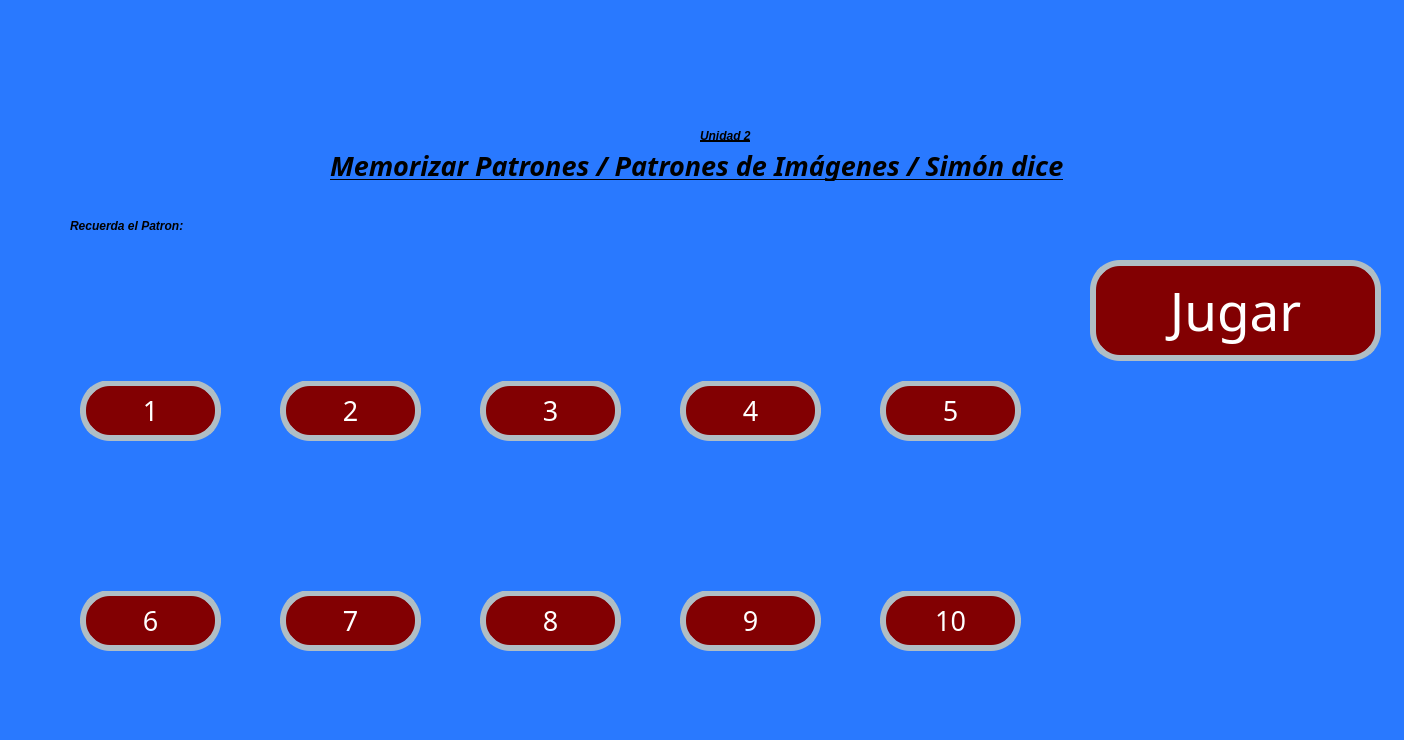
<?xml version="1.0" encoding="UTF-8"?>
<ui version="4.0">
 <class>MainWindow</class>
 <widget class="QMainWindow" name="MainWindow">
  <property name="geometry">
   <rect>
    <x>0</x>
    <y>0</y>
    <width>1404</width>
    <height>740</height>
   </rect>
  </property>
  <property name="font">
   <font>
    <pointsize>1</pointsize>
   </font>
  </property>
  <property name="windowTitle">
   <string>MainWindow</string>
  </property>
  <property name="styleSheet">
   <string notr="true">background-color: #2979FF</string>
  </property>
  <widget class="QWidget" name="centralwidget">
   <widget class="QLabel" name="lbl_imagenUat">
    <property name="geometry">
     <rect>
      <x>60</x>
      <y>0</y>
      <width>331</width>
      <height>121</height>
     </rect>
    </property>
    <property name="styleSheet">
     <string notr="true"/>
    </property>
    <property name="text">
     <string/>
    </property>
    <property name="pixmap">
     <pixmap resource="../../Archivos/Recursos.qrc">:/Logos/Archivos/log_uat_nuevo.png</pixmap>
    </property>
    <property name="scaledContents">
     <bool>true</bool>
    </property>
   </widget>
   <widget class="QLabel" name="lbl_imagenFi">
    <property name="geometry">
     <rect>
      <x>1160</x>
      <y>0</y>
      <width>211</width>
      <height>141</height>
     </rect>
    </property>
    <property name="styleSheet">
     <string notr="true"/>
    </property>
    <property name="text">
     <string/>
    </property>
    <property name="pixmap">
     <pixmap resource="../../Archivos/Recursos.qrc">:/Logos/Archivos/FIT_logo_vertical.png</pixmap>
    </property>
    <property name="scaledContents">
     <bool>true</bool>
    </property>
   </widget>
   <widget class="QLabel" name="lbl_titulo">
    <property name="geometry">
     <rect>
      <x>330</x>
      <y>150</y>
      <width>881</width>
      <height>31</height>
     </rect>
    </property>
    <property name="font">
     <font>
      <family>Forte</family>
      <pointsize>20</pointsize>
      <weight>75</weight>
      <italic>true</italic>
      <bold>true</bold>
      <underline>true</underline>
     </font>
    </property>
    <property name="styleSheet">
     <string notr="true">text-decoration: underline;
font: 20pt &quot;Forte&quot;;
color:rgb(0, 0, 0);
border-radius: 10px;
font-weight: bold;
font-style: italic;</string>
    </property>
    <property name="text">
     <string>Memorizar Patrones / Patrones de Imágenes / Simón dice</string>
    </property>
   </widget>
   <widget class="QLabel" name="lbl_Unidad2">
    <property name="geometry">
     <rect>
      <x>700</x>
      <y>120</y>
      <width>161</width>
      <height>31</height>
     </rect>
    </property>
    <property name="styleSheet">
     <string notr="true">text-decoration: underline;
font: 20pt &quot;Forte&quot;;
color:rgb(0, 0, 0);
border-radius: 10px;
font-weight: bold;
font-style: italic;</string>
    </property>
    <property name="text">
     <string>Unidad 2</string>
    </property>
   </widget>
   <widget class="QPushButton" name="btn_1">
    <property name="geometry">
     <rect>
      <x>80</x>
      <y>380</y>
      <width>141</width>
      <height>61</height>
     </rect>
    </property>
    <property name="font">
     <font>
      <family>Forte</family>
      <pointsize>20</pointsize>
      <weight>50</weight>
      <italic>false</italic>
      <bold>false</bold>
     </font>
    </property>
    <property name="styleSheet">
     <string notr="true">font: 20pt &quot;Forte&quot;;
background-color: rgb(130, 0, 2);
color: rgb(255, 255, 255);
border-radius:30px;
border:6px solid #B0BEC5;</string>
    </property>
    <property name="text">
     <string>1</string>
    </property>
   </widget>
   <widget class="QLabel" name="lbl_imagen1">
    <property name="geometry">
     <rect>
      <x>70</x>
      <y>250</y>
      <width>181</width>
      <height>131</height>
     </rect>
    </property>
    <property name="styleSheet">
     <string notr="true"/>
    </property>
    <property name="text">
     <string/>
    </property>
    <property name="pixmap">
     <pixmap resource="../../Archivos/Recursos.qrc">:/Ejercicios/Archivos/Adobe Express - file (1).png</pixmap>
    </property>
    <property name="scaledContents">
     <bool>true</bool>
    </property>
   </widget>
   <widget class="QPushButton" name="btn_Jugar">
    <property name="geometry">
     <rect>
      <x>1090</x>
      <y>260</y>
      <width>291</width>
      <height>101</height>
     </rect>
    </property>
    <property name="font">
     <font>
      <family>Forte</family>
      <pointsize>40</pointsize>
      <weight>50</weight>
      <italic>false</italic>
      <bold>false</bold>
     </font>
    </property>
    <property name="styleSheet">
     <string notr="true">font: 40pt &quot;Forte&quot;;
background-color: rgb(130, 0, 2);
color: rgb(255, 255, 255);
border-radius:30px;
border:6px solid #B0BEC5;</string>
    </property>
    <property name="text">
     <string>Jugar</string>
    </property>
   </widget>
   <widget class="QLabel" name="lbl_imagenGatos">
    <property name="geometry">
     <rect>
      <x>1070</x>
      <y>470</y>
      <width>311</width>
      <height>171</height>
     </rect>
    </property>
    <property name="styleSheet">
     <string notr="true"/>
    </property>
    <property name="text">
     <string/>
    </property>
    <property name="pixmap">
     <pixmap resource="../../Archivos/Recursos.qrc">:/Logos/Archivos/export202502092301563482.png</pixmap>
    </property>
    <property name="scaledContents">
     <bool>true</bool>
    </property>
   </widget>
   <widget class="QLabel" name="lbl_Patron">
    <property name="geometry">
     <rect>
      <x>70</x>
      <y>200</y>
      <width>771</width>
      <height>51</height>
     </rect>
    </property>
    <property name="styleSheet">
     <string notr="true">font: 75 20pt &quot;Forte&quot;;
                   color: black;
                   border-radius: 10px;
                   font-weight: bold;
                   font-style: italic;</string>
    </property>
    <property name="text">
     <string>Recuerda el Patron:</string>
    </property>
   </widget>
   <widget class="QPushButton" name="btn_2">
    <property name="geometry">
     <rect>
      <x>280</x>
      <y>380</y>
      <width>141</width>
      <height>61</height>
     </rect>
    </property>
    <property name="font">
     <font>
      <family>Forte</family>
      <pointsize>20</pointsize>
      <weight>50</weight>
      <italic>false</italic>
      <bold>false</bold>
     </font>
    </property>
    <property name="styleSheet">
     <string notr="true">font: 20pt &quot;Forte&quot;;
background-color: rgb(130, 0, 2);
color: rgb(255, 255, 255);
border-radius:30px;
border:6px solid #B0BEC5;</string>
    </property>
    <property name="text">
     <string>2</string>
    </property>
   </widget>
   <widget class="QLabel" name="lbl_imagen2">
    <property name="geometry">
     <rect>
      <x>270</x>
      <y>250</y>
      <width>181</width>
      <height>131</height>
     </rect>
    </property>
    <property name="styleSheet">
     <string notr="true"/>
    </property>
    <property name="text">
     <string/>
    </property>
    <property name="pixmap">
     <pixmap resource="../../Archivos/Recursos.qrc">:/Ejercicios/Archivos/export202502092116429107.png</pixmap>
    </property>
    <property name="scaledContents">
     <bool>true</bool>
    </property>
   </widget>
   <widget class="QPushButton" name="btn_4">
    <property name="geometry">
     <rect>
      <x>680</x>
      <y>380</y>
      <width>141</width>
      <height>61</height>
     </rect>
    </property>
    <property name="font">
     <font>
      <family>Forte</family>
      <pointsize>20</pointsize>
      <weight>50</weight>
      <italic>false</italic>
      <bold>false</bold>
     </font>
    </property>
    <property name="styleSheet">
     <string notr="true">font: 20pt &quot;Forte&quot;;
background-color: rgb(130, 0, 2);
color: rgb(255, 255, 255);
border-radius:30px;
border:6px solid #B0BEC5;</string>
    </property>
    <property name="text">
     <string>4</string>
    </property>
   </widget>
   <widget class="QPushButton" name="btn_3">
    <property name="geometry">
     <rect>
      <x>480</x>
      <y>380</y>
      <width>141</width>
      <height>61</height>
     </rect>
    </property>
    <property name="font">
     <font>
      <family>Forte</family>
      <pointsize>20</pointsize>
      <weight>50</weight>
      <italic>false</italic>
      <bold>false</bold>
     </font>
    </property>
    <property name="styleSheet">
     <string notr="true">font: 20pt &quot;Forte&quot;;
background-color: rgb(130, 0, 2);
color: rgb(255, 255, 255);
border-radius:30px;
border:6px solid #B0BEC5;</string>
    </property>
    <property name="text">
     <string>3</string>
    </property>
   </widget>
   <widget class="QLabel" name="lbl_imagen4">
    <property name="geometry">
     <rect>
      <x>670</x>
      <y>250</y>
      <width>181</width>
      <height>131</height>
     </rect>
    </property>
    <property name="styleSheet">
     <string notr="true"/>
    </property>
    <property name="text">
     <string/>
    </property>
    <property name="pixmap">
     <pixmap resource="../../Archivos/Recursos.qrc">:/Ejercicios/Archivos/export202502092201258300.png</pixmap>
    </property>
    <property name="scaledContents">
     <bool>true</bool>
    </property>
   </widget>
   <widget class="QLabel" name="lbl_imagen3">
    <property name="geometry">
     <rect>
      <x>470</x>
      <y>250</y>
      <width>181</width>
      <height>131</height>
     </rect>
    </property>
    <property name="styleSheet">
     <string notr="true"/>
    </property>
    <property name="text">
     <string/>
    </property>
    <property name="pixmap">
     <pixmap resource="../../Archivos/Recursos.qrc">:/Ejercicios/Archivos/export202502092135328918.png</pixmap>
    </property>
    <property name="scaledContents">
     <bool>true</bool>
    </property>
   </widget>
   <widget class="QPushButton" name="btn_7">
    <property name="geometry">
     <rect>
      <x>280</x>
      <y>590</y>
      <width>141</width>
      <height>61</height>
     </rect>
    </property>
    <property name="font">
     <font>
      <family>Forte</family>
      <pointsize>20</pointsize>
      <weight>50</weight>
      <italic>false</italic>
      <bold>false</bold>
     </font>
    </property>
    <property name="styleSheet">
     <string notr="true">font: 20pt &quot;Forte&quot;;
background-color: rgb(130, 0, 2);
color: rgb(255, 255, 255);
border-radius:30px;
border:6px solid #B0BEC5;</string>
    </property>
    <property name="text">
     <string>7</string>
    </property>
   </widget>
   <widget class="QPushButton" name="btn_6">
    <property name="geometry">
     <rect>
      <x>80</x>
      <y>590</y>
      <width>141</width>
      <height>61</height>
     </rect>
    </property>
    <property name="font">
     <font>
      <family>Forte</family>
      <pointsize>20</pointsize>
      <weight>50</weight>
      <italic>false</italic>
      <bold>false</bold>
     </font>
    </property>
    <property name="styleSheet">
     <string notr="true">font: 20pt &quot;Forte&quot;;
background-color: rgb(130, 0, 2);
color: rgb(255, 255, 255);
border-radius:30px;
border:6px solid #B0BEC5;</string>
    </property>
    <property name="text">
     <string>6</string>
    </property>
   </widget>
   <widget class="QLabel" name="lbl_imagen7">
    <property name="geometry">
     <rect>
      <x>270</x>
      <y>460</y>
      <width>181</width>
      <height>131</height>
     </rect>
    </property>
    <property name="styleSheet">
     <string notr="true"/>
    </property>
    <property name="text">
     <string/>
    </property>
    <property name="pixmap">
     <pixmap resource="../../Archivos/Recursos.qrc">:/Ejercicios/Archivos/export202502092224352078.png</pixmap>
    </property>
    <property name="scaledContents">
     <bool>true</bool>
    </property>
   </widget>
   <widget class="QLabel" name="lbl_imagen6">
    <property name="geometry">
     <rect>
      <x>70</x>
      <y>460</y>
      <width>181</width>
      <height>131</height>
     </rect>
    </property>
    <property name="styleSheet">
     <string notr="true"/>
    </property>
    <property name="text">
     <string/>
    </property>
    <property name="pixmap">
     <pixmap resource="../../Archivos/Recursos.qrc">:/Ejercicios/Archivos/export202502092217592371.png</pixmap>
    </property>
    <property name="scaledContents">
     <bool>true</bool>
    </property>
   </widget>
   <widget class="QPushButton" name="btn_9">
    <property name="geometry">
     <rect>
      <x>680</x>
      <y>590</y>
      <width>141</width>
      <height>61</height>
     </rect>
    </property>
    <property name="font">
     <font>
      <family>Forte</family>
      <pointsize>20</pointsize>
      <weight>50</weight>
      <italic>false</italic>
      <bold>false</bold>
     </font>
    </property>
    <property name="styleSheet">
     <string notr="true">font: 20pt &quot;Forte&quot;;
background-color: rgb(130, 0, 2);
color: rgb(255, 255, 255);
border-radius:30px;
border:6px solid #B0BEC5;</string>
    </property>
    <property name="text">
     <string>9</string>
    </property>
   </widget>
   <widget class="QPushButton" name="btn_8">
    <property name="geometry">
     <rect>
      <x>480</x>
      <y>590</y>
      <width>141</width>
      <height>61</height>
     </rect>
    </property>
    <property name="font">
     <font>
      <family>Forte</family>
      <pointsize>20</pointsize>
      <weight>50</weight>
      <italic>false</italic>
      <bold>false</bold>
     </font>
    </property>
    <property name="styleSheet">
     <string notr="true">font: 20pt &quot;Forte&quot;;
background-color: rgb(130, 0, 2);
color: rgb(255, 255, 255);
border-radius:30px;
border:6px solid #B0BEC5;</string>
    </property>
    <property name="text">
     <string>8</string>
    </property>
   </widget>
   <widget class="QLabel" name="lbl_imagen9">
    <property name="geometry">
     <rect>
      <x>670</x>
      <y>460</y>
      <width>181</width>
      <height>131</height>
     </rect>
    </property>
    <property name="styleSheet">
     <string notr="true"/>
    </property>
    <property name="text">
     <string/>
    </property>
    <property name="pixmap">
     <pixmap resource="../../Archivos/Recursos.qrc">:/Ejercicios/Archivos/export202502092244329519.png</pixmap>
    </property>
    <property name="scaledContents">
     <bool>true</bool>
    </property>
   </widget>
   <widget class="QLabel" name="lbl_imagen8">
    <property name="geometry">
     <rect>
      <x>470</x>
      <y>460</y>
      <width>181</width>
      <height>131</height>
     </rect>
    </property>
    <property name="styleSheet">
     <string notr="true"/>
    </property>
    <property name="text">
     <string/>
    </property>
    <property name="pixmap">
     <pixmap resource="../../Archivos/Recursos.qrc">:/Ejercicios/Archivos/export202502092235269890.png</pixmap>
    </property>
    <property name="scaledContents">
     <bool>true</bool>
    </property>
   </widget>
   <widget class="QPushButton" name="btn_10">
    <property name="geometry">
     <rect>
      <x>880</x>
      <y>590</y>
      <width>141</width>
      <height>61</height>
     </rect>
    </property>
    <property name="font">
     <font>
      <family>Forte</family>
      <pointsize>20</pointsize>
      <weight>50</weight>
      <italic>false</italic>
      <bold>false</bold>
     </font>
    </property>
    <property name="styleSheet">
     <string notr="true">font: 20pt &quot;Forte&quot;;
background-color: rgb(130, 0, 2);
color: rgb(255, 255, 255);
border-radius:30px;
border:6px solid #B0BEC5;</string>
    </property>
    <property name="text">
     <string>10</string>
    </property>
   </widget>
   <widget class="QPushButton" name="btn_5">
    <property name="geometry">
     <rect>
      <x>880</x>
      <y>380</y>
      <width>141</width>
      <height>61</height>
     </rect>
    </property>
    <property name="font">
     <font>
      <family>Forte</family>
      <pointsize>20</pointsize>
      <weight>50</weight>
      <italic>false</italic>
      <bold>false</bold>
     </font>
    </property>
    <property name="styleSheet">
     <string notr="true">font: 20pt &quot;Forte&quot;;
background-color: rgb(130, 0, 2);
color: rgb(255, 255, 255);
border-radius:30px;
border:6px solid #B0BEC5;</string>
    </property>
    <property name="text">
     <string>5</string>
    </property>
   </widget>
   <widget class="QLabel" name="lbl_imagen10">
    <property name="geometry">
     <rect>
      <x>870</x>
      <y>460</y>
      <width>181</width>
      <height>131</height>
     </rect>
    </property>
    <property name="styleSheet">
     <string notr="true"/>
    </property>
    <property name="text">
     <string/>
    </property>
    <property name="pixmap">
     <pixmap resource="../../Archivos/Recursos.qrc">:/Logos/Archivos/Gatos.png</pixmap>
    </property>
    <property name="scaledContents">
     <bool>true</bool>
    </property>
   </widget>
   <widget class="QLabel" name="lbl_imagen5">
    <property name="geometry">
     <rect>
      <x>870</x>
      <y>250</y>
      <width>181</width>
      <height>131</height>
     </rect>
    </property>
    <property name="styleSheet">
     <string notr="true"/>
    </property>
    <property name="text">
     <string/>
    </property>
    <property name="pixmap">
     <pixmap resource="../../Archivos/Recursos.qrc">:/Ejercicios/Archivos/export202502092210045727.png</pixmap>
    </property>
    <property name="scaledContents">
     <bool>true</bool>
    </property>
   </widget>
  </widget>
  <widget class="QMenuBar" name="menubar">
   <property name="geometry">
    <rect>
     <x>0</x>
     <y>0</y>
     <width>1404</width>
     <height>26</height>
    </rect>
   </property>
  </widget>
  <widget class="QStatusBar" name="statusbar"/>
 </widget>
 <resources>
  <include location="../../Archivos/Recursos.qrc"/>
  <include location="../../Archivos/Recursos.qrc"/>
 </resources>
 <connections/>
</ui>
